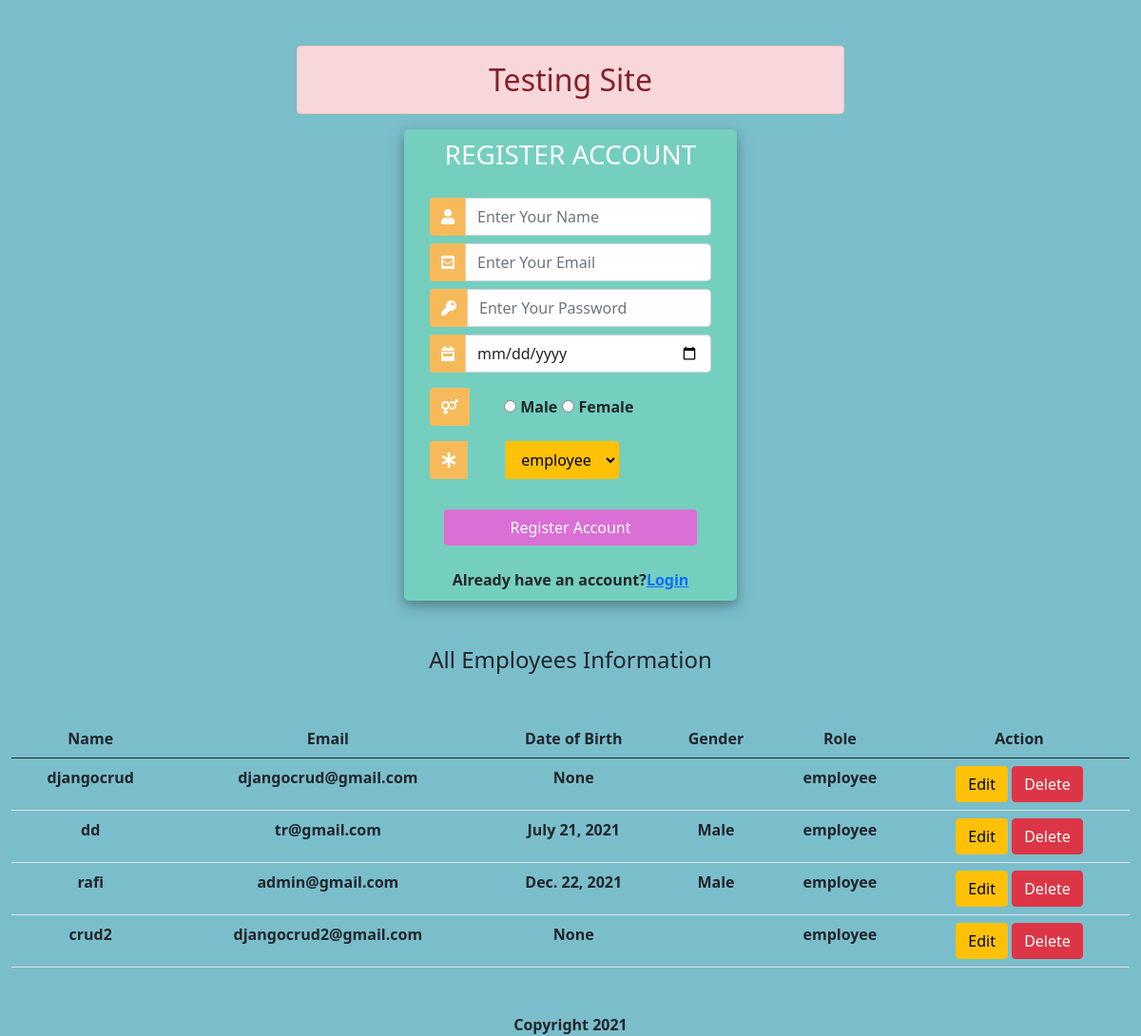
The page / on the database its author committed.
### employee/models.py (models this page shows, shortened)
class Employee(AbstractBaseUser):
    name = models.CharField(max_length=70)
    email = models.EmailField(max_length=100,unique=True)
    GENDER_CHOICES = [
   ('Male', 'Male'),
   ('Female', 'Female')
    ]
    gender = models.CharField(max_length=50,choices=GENDER_CHOICES)
    date_of_birth = models.DateField(null=True)
    role_choice = [
    ('admin', 'admin'),
    ('employee', 'employee')
    ]
    role = models.CharField(max_length=50,choices=role_choice,default="employee")
    is_active = models.BooleanField("IS_ACTIVE",default = True)
    created_at=models.DateField(auto_now_add=True, auto_now=False)
    updated_at=models.DateField(auto_now_add=False, auto_now=True)
    is_staff = models.BooleanField(default = False)
    is_superuser = models.BooleanField(default = False)
    objects = MyAccountManager()
    USERNAME_FIELD = 'email'
    REQUIRED_FIELDS = ['name']

### employee/views.py (the view)
# urls.py: path('', views.register, name="register"),
def register(request):
    if request.method == 'POST':
        takingValue = CreateEmployee(request.POST)
        if takingValue.is_valid():
            upass = takingValue.save(commit=False)
            upass.set_password(takingValue.cleaned_data['password'])
            takingValue.save()
            user = takingValue.cleaned_data.get('name')
            messages.success(request, 'The account for '  + user + ' created succesfully!')
        return redirect ('login')
    else:
        takingValue = CreateEmployee()
    dis = Employee.objects.all()
    return render (request, 'employee/register.html', {'form':takingValue, 'dis': dis})

### employee/forms.py
class CreateEmployee(forms.ModelForm):
    gender = forms.ChoiceField(choices=GENDER_CHOICES, widget=forms.RadioSelect)
    class Meta:
        model = Employee
        fields = ['name','email','password','gender','date_of_birth','role']
        widgets = {
            'name' : forms.TextInput(attrs={'placeholder' : 'Enter Your Name', 'class': 'form-control'}),
            'email' : forms.EmailInput(attrs={'placeholder' : 'Enter Your Email', 'class': 'form-control'}),
            'password' : forms.PasswordInput(render_value=True,attrs={'placeholder' : 'Enter Your Password', 'class': 'form-control'}),
            'date_of_birth': DateInput(attrs={'type': 'date', 'class': 'form-control'}),
            'role' : forms.Select(attrs={'class': 'btn btn-warning'}),
        }

### employee/templates/employee/register.html (shortened to what this page needs)
{% extends 'employee/base.html' %}
{% block content %}
<!DOCTYPE html>
<html>
<head>
</head>
<body>
	<div class="container h-200">
		<div class="d-flex justify-content-center h-100">
			<div class="user_card">
				<div class="d-flex justify-content-center">
					<h3 id="form-title">REGISTER ACCOUNT</h3>
				</div>
				<div class="d-flex justify-content-center form_container" autocomplete="off">
					<form method="POST" action="">
						<div class="input-group mb-2">
							<div class="input-group-append">
								<span class="input-group-text"><i class="fas fa-user"></i></span>
							</div>
								{{ form.name}}
						</div>
						<div class="input-group mb-2">
							<div class="input-group-append">
								<span class="input-group-text"><i class="fas fa-envelope-square"></i></span>
							</div>
							{{ form.email }}
						</div>
						<div class="input-group mb-2">
							<div class="input-group-append">
								<span class="input-group-text"><i class="fas fa-key"></i></span>
							</div>
							{{ form.password }}
						</div>
                        <div class="input-group mb-3">
                            <div class="input-group-append">
                            <span class="input-group-text"><i class="fas fa-calendar-week"></i></span>
                            </div>
                            {{ form.date_of_birth}}
                        </div>
                        <div class="input-group mb-2">
                            <div class="input-group-append">
                            <span class="input-group-text"><i class="fas fa-venus-mars"></i></span>
                            </div>
                            <div class="mt-2">
                                {{ form.gender}}
                                </div>
                        </div>
						<div class="input-group mb-2">
                            <div class="input-group-append" style="margin-right: 40px;">
                            <span class="input-group-text"><i class="fas fa-asterisk"></i></span>
                            </div>
							{{ form.role}}
						</div>
                        </div>
				   		<div class="d-flex justify-content-center mt-3 login_container">
				 			<input class="btn login_btn" type="submit" value="Register Account">
				   		</div>
						   <div class="mt-4">
							<div class="d-flex justify-content-center links">
								Already have an account? <a href="{% url 'login' %}" class="ml-2">Login</a>
							</div>
						</div>
				</div>
			</div>
		</div>
	</div>
	<div class="container-fluid text-center mt-5">
		<h4 class="mb-5">All Employees Information</h4>
    {%if dis %}
	<table class="table">
		<thead>
		  <tr>
			<th scope="col">Name</th>
			<th scope="col">Email</th>
			<th scope="col">Date of Birth</th>
			<th scope="col">Gender</th>
			<th scope="col">Role</th>
			<th scope="col">Action</th>
		  </tr>
		</thead>
		<tbody>
			{% for i in dis %}
		  <tr>
			<th scope="row">{{i.name}}</th>
			<td>{{i.email}}</td>
			<td>{{i.date_of_birth}}</td>
			<td>{{i.gender}}</td>
			<td>{{i.role}}</td>
			<td>
			<a href="{% url 'updatedata' i.id %}" class="btn btn-warning">Edit</a>
			<form action="{% url 'deletedata' i.id  %}" method="post" class="d-inline">
				<input type="submit" class="btn btn-danger" value="Delete">
			</form>
		    </td>
		  </tr>
		  {% endfor %}
		</tbody>
	  </table>
	{%else %}
	<h4 class="text-centeralert alert-warning">No Records</h4>
	{% endif %}
	</div>
</body>
</html>
{% endblock content %}

### employee/templates/employee/base.html (shortened to what this page needs)
<!DOCTYPE html>
{% load static %}
<html lang="en">
<head>
    <link rel="stylesheet" href="{% static 'employee/css/bootstrap.min.css' %}">
    <link rel="stylesheet" href="{% static 'employee/css/style.css' %}">
    <link rel="stylesheet" href="https://use.fontawesome.com/releases/v5.6.1/css/all.css">
</head>
<body>
    <div class="col-md-6 container mt-5">
        <h2 class="text-center alert alert-danger">Testing Site</h2>
        {% block content %}
        {% endblock content %}
    <footer class="text-center mt-5 mb-5">
        Copyright 2021
    </footer>
</body>
</html>

### employee/static/employee/css/style.css (style rules this page uses)
body { font-weight: bold; }
#id_gender { list-style-type:none; display: inline-flex; }
#id_gender > li { padding-left: 5px; }

### employee/templates/employee/register.html (style rules this page uses)
body, html { margin: 0; padding: 0; height: 100%; background: #7abecc !important; }
.user_card { width: 350px; margin-top: auto; margin-bottom: auto; background: #74cfbf; position: relative; display: flex; justify-content: center; flex-direction: column; padding: 10px; box-shadow: 0 4px 8px 0 rgba(0, 0, 0, 0.2), 0 6px 20px 0 rgba(0, 0, 0, 0.19); -webkit-box-shadow: 0 4px 8px 0 rgba(0, 0, 0, 0.2), 0 6px 20px 0 rgba(0, 0, 0, 0.19); -moz-box-shadow: 0 4px 8px 0 rgba(0, 0, 0, 0.2), 0 6px 20px 0 rgba(0, 0, 0, 0.19); border-radius: 5px; }
.form_container { margin-top: 20px; }
#form-title { color: #fff; }
.login_btn { width: 100%; background: orchid !important; color: white !important; }
.login_container { padding: 0 2rem; }
.input-group-text { background: #f7ba5b !important; color: white !important; border: 0 !important; border-radius: 0.25rem 0 0 0.25rem !important; height:40px; }

### rows shown on the page
Employee: name "djangocrud", email "djangocrud@gmail.com", date_of_birth "None", role "employee"
Employee: name "dd", email "tr@gmail.com", date_of_birth "July 21, 2021", gender "Male", role "employee"
Employee: name "rafi", email "admin@gmail.com", date_of_birth "Dec. 22, 2021", gender "Male", role "employee"
Employee: name "crud2", email "djangocrud2@gmail.com", date_of_birth "None", role "employee"
